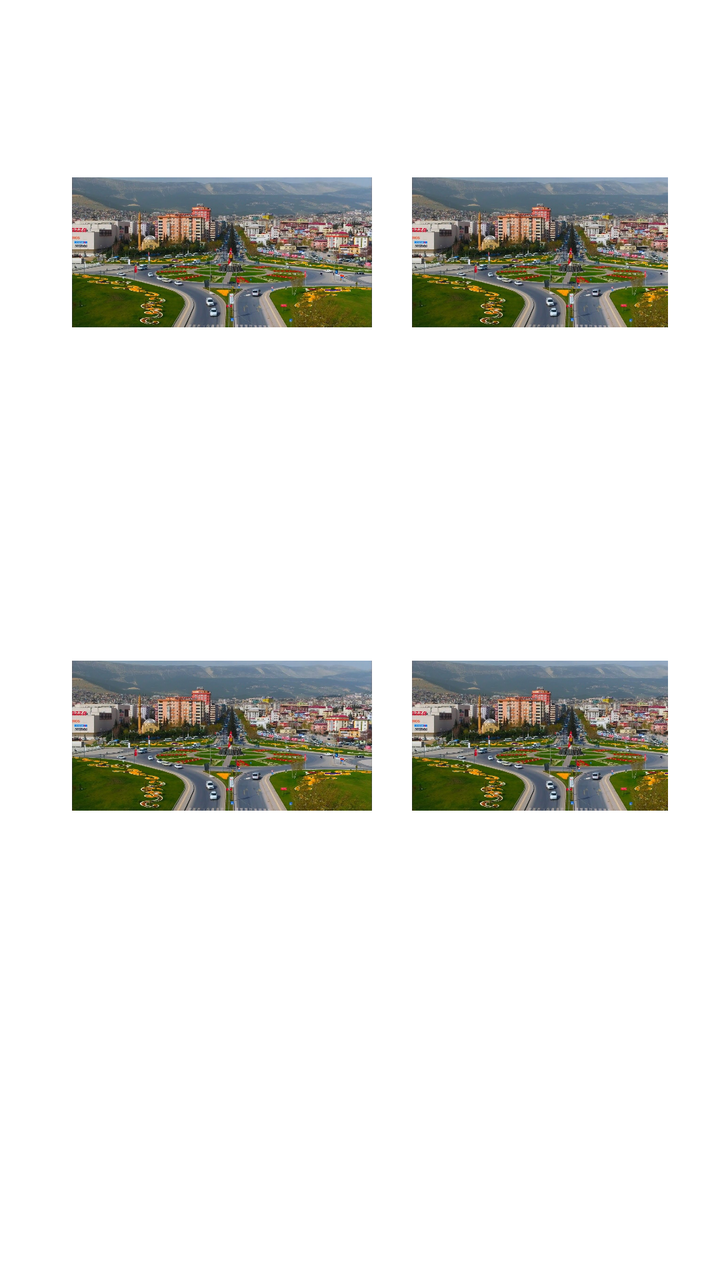
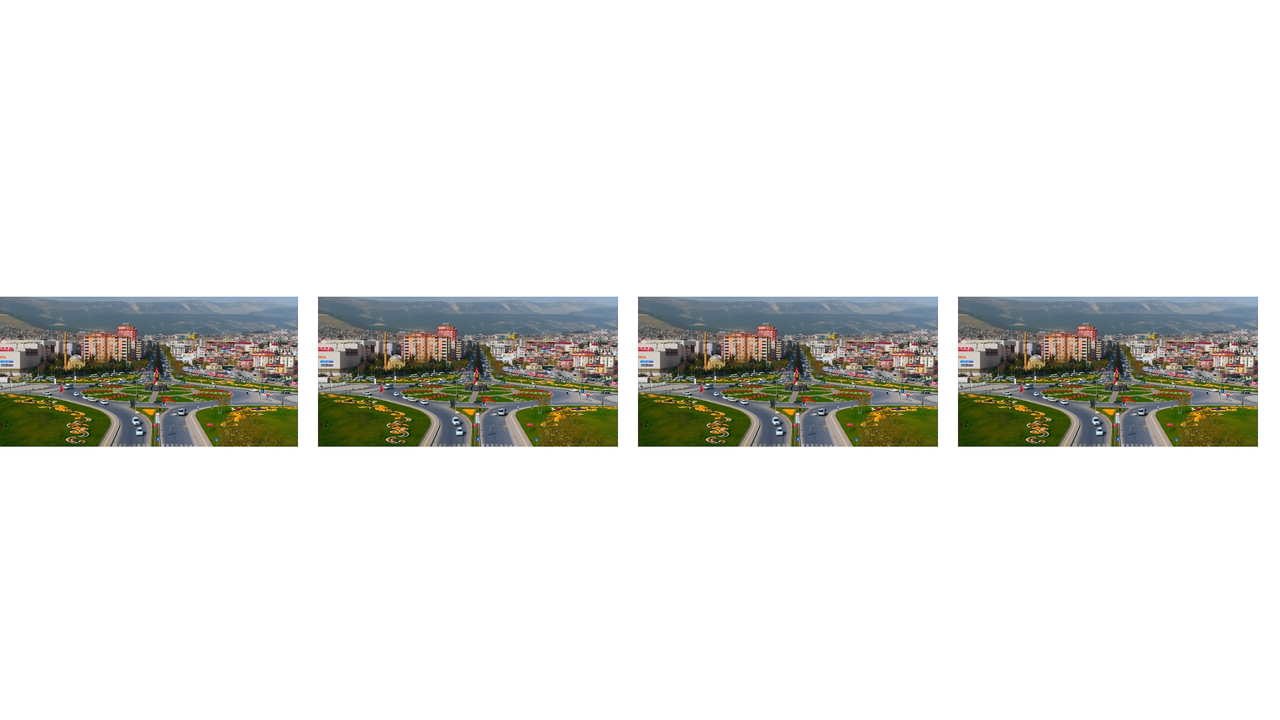

One screen, two layout resources from the same app: the default and the repository's alternative for another configuration. Each is rendered where Android would select it; the XML of both is given below.
<!-- AndroidManifest.xml: application theme Theme.SixthArayuzTemelleriProject -->
<!-- res/layout/activity_main.xml -->
<androidx.constraintlayout.widget.ConstraintLayout

    xmlns:android="http://schemas.android.com/apk/res/android"
    xmlns:app="http://schemas.android.com/apk/res-auto"
    xmlns:tools="http://schemas.android.com/tools"
    android:layout_width="match_parent"
    android:layout_height="match_parent"
    tools:context=".MainActivity">

    <LinearLayout
        android:id="@+id/linearLayout3"
        android:layout_width="0dp"
        android:layout_height="0dp"

        android:layout_marginStart="26dp"
        android:layout_marginEnd="26dp"
        android:layout_marginBottom="153dp"
        app:layout_constraintBottom_toBottomOf="parent"
        app:layout_constraintEnd_toEndOf="parent"
        app:layout_constraintStart_toStartOf="parent"
        app:layout_constraintTop_toBottomOf="@+id/linearLayout4"
        tools:ignore="MissingConstraints">

        <ImageView
            android:id="@+id/imageView7"
            android:layout_width="150dp"
            android:layout_height="200dp"
            android:layout_margin="10dp"
            app:srcCompat="@drawable/image"
            tools:layout_editor_absoluteX="37dp"
            tools:layout_editor_absoluteY="86dp" />

        <ImageView
            android:id="@+id/imageView9"
            android:layout_width="150dp"
            android:layout_height="200dp"
            android:layout_margin="10dp"
            app:srcCompat="@drawable/image"
            tools:layout_editor_absoluteX="204dp"
            tools:layout_editor_absoluteY="86dp" />

    </LinearLayout>

    <LinearLayout
        android:id="@+id/linearLayout4"
        android:layout_width="0dp"
        android:layout_height="0dp"
        android:layout_marginStart="26dp"
        android:layout_marginTop="16dp"
        android:layout_marginEnd="26dp"
        android:layout_marginBottom="12dp"
        app:layout_constraintBottom_toTopOf="@+id/linearLayout3"
        app:layout_constraintEnd_toEndOf="parent"
        app:layout_constraintStart_toStartOf="parent"
        app:layout_constraintTop_toTopOf="parent"
        tools:ignore="MissingConstraints">

        <ImageView
            android:id="@+id/imageView10"
            android:layout_width="150dp"
            android:layout_height="200dp"
            android:layout_margin="10dp"
            app:srcCompat="@drawable/image"
            tools:layout_editor_absoluteX="204dp"
            tools:layout_editor_absoluteY="299dp" />

        <ImageView
            android:id="@+id/imageView8"
            android:layout_width="150dp"
            android:layout_height="200dp"
            android:layout_margin="10dp"
            app:srcCompat="@drawable/image"
            tools:layout_editor_absoluteX="37dp"
            tools:layout_editor_absoluteY="299dp" />

    </LinearLayout>


</androidx.constraintlayout.widget.ConstraintLayout>
<!-- resources referenced by this layout -->
<resources>
  <!-- drawable image: jpeg bitmap (drawable, 210406 bytes) -->
  <style name="Theme.SixthArayuzTemelleriProject" parent="Theme.MaterialComponents.DayNight.DarkActionBar">
          
          <item name="colorPrimary">@color/purple_500</item>
          <item name="colorPrimaryVariant">@color/purple_700</item>
          <item name="colorOnPrimary">@color/white</item>
          
          <item name="colorSecondary">@color/teal_200</item>
          <item name="colorSecondaryVariant">@color/teal_700</item>
          <item name="colorOnSecondary">@color/black</item>
          
          <item name="android:statusBarColor">?attr/colorPrimaryVariant</item>
          
      </style>
</resources>
<!-- res/layout-land/activity_main.xml (the repository's variant of the layout above) -->
<!-- drawn on the phone turned sideways -->
<androidx.constraintlayout.widget.ConstraintLayout

    xmlns:android="http://schemas.android.com/apk/res/android"
    xmlns:app="http://schemas.android.com/apk/res-auto"
    xmlns:tools="http://schemas.android.com/tools"
    android:layout_width="match_parent"
    android:layout_height="match_parent"
    tools:context=".MainActivity">

    <LinearLayout
        android:id="@+id/linearLayout3"
        android:layout_width="653dp"
        android:layout_height="199dp"
        android:layout_marginStart="44dp"
        android:layout_marginEnd="44dp"

        app:layout_constraintBottom_toBottomOf="parent"
        app:layout_constraintEnd_toEndOf="parent"
        app:layout_constraintStart_toStartOf="parent"
        app:layout_constraintTop_toTopOf="parent"
        tools:ignore="MissingConstraints">

        <ImageView
            android:id="@+id/imageView7"
            android:layout_width="150dp"
            android:layout_height="200dp"
            android:layout_margin="5dp"
            app:srcCompat="@drawable/image"
            tools:layout_editor_absoluteX="37dp"
            tools:layout_editor_absoluteY="86dp" />

        <ImageView
            android:id="@+id/imageView9"
            android:layout_width="150dp"
            android:layout_height="200dp"
            android:layout_margin="5dp"
            app:srcCompat="@drawable/image"
            tools:layout_editor_absoluteX="204dp"
            tools:layout_editor_absoluteY="86dp" />

        <ImageView
            android:id="@+id/imageView10"
            android:layout_width="150dp"
            android:layout_height="200dp"
            android:layout_margin="5dp"
            app:srcCompat="@drawable/image"
            tools:layout_editor_absoluteX="204dp"
            tools:layout_editor_absoluteY="299dp" />

        <ImageView
            android:id="@+id/imageView8"
            android:layout_width="150dp"
            android:layout_height="200dp"
            android:layout_margin="5dp"
            app:srcCompat="@drawable/image"
            tools:layout_editor_absoluteX="37dp"
            tools:layout_editor_absoluteY="299dp" />

    </LinearLayout>


</androidx.constraintlayout.widget.ConstraintLayout>
